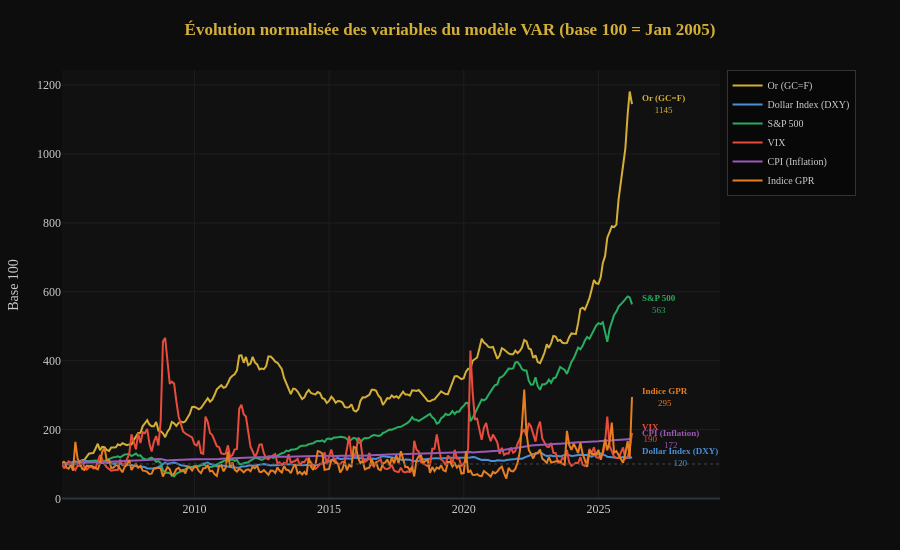

The cell this chart's notebook holds for it:
### Markdown cell above
Ce graphique superpose le prix de l'or (ligne, axe gauche) et l'indice GPR (aire, axe droit) sur la période 2005-présent, avec les principaux chocs annotés. Plusieurs épisodes illustrent la réactivité de l'or aux tensions géopolitiques : la faillite Lehman Brothers (2008) et la crise de la dette européenne (2010) coïncident avec un premier cycle haussier. L'invasion de l'Ukraine (2022) et le conflit Gaza (2023) s'accompagnent d'une reprise marquée, culminant avec un nouvel ATH au-dessus de $2300 en 2024, puis une accélération spectaculaire vers $5000 en fin 2025.

### Code cell
# 3.4 — Évolution normalisée sur un seul graphique (style cluster lines)
plot_normalized_evolution(df)

### Figure 1 — Plotly figure (JSON) as saved in the notebook; plotly's stock layout.template omitted (floating-point values rounded to 4 significant figures; data arrays with more than 128 entries replaced by an {"elided": "..."} marker saying what was removed)
{"data": [{"hovertemplate": "<b>Or (GC=F)</b><br>%{x|%b %Y}<br>%{y:.1f}<extra></extra>", "line": {"color": "#D4AF37", "width": 2}, "mode": "lines", "name": "Or (GC=F)", "type": "scatter", "x": {"elided": "254 str values"}, "y": {"elided": "254 float values"}}, {"hovertemplate": "<b>Dollar Index (DXY)</b><br>%{x|%b %Y}<br>%{y:.1f}<extra></extra>", "line": {"color": "#4A90D9", "width": 2}, "mode": "lines", "name": "Dollar Index (DXY)", "type": "scatter", "x": {"elided": "254 str values"}, "y": {"elided": "254 float values"}}, {"hovertemplate": "<b>S&P 500</b><br>%{x|%b %Y}<br>%{y:.1f}<extra></extra>", "line": {"color": "#27AE60", "width": 2}, "mode": "lines", "name": "S&P 500", "type": "scatter", "x": {"elided": "254 str values"}, "y": {"elided": "254 float values"}}, {"hovertemplate": "<b>VIX</b><br>%{x|%b %Y}<br>%{y:.1f}<extra></extra>", "line": {"color": "#E74C3C", "width": 2}, "mode": "lines", "name": "VIX", "type": "scatter", "x": {"elided": "254 str values"}, "y": {"elided": "254 float values"}}, {"hovertemplate": "<b>CPI (Inflation)</b><br>%{x|%b %Y}<br>%{y:.1f}<extra></extra>", "line": {"color": "#9B59B6", "width": 2}, "mode": "lines", "name": "CPI (Inflation)", "type": "scatter", "x": {"elided": "254 str values"}, "y": {"elided": "254 float values"}}, {"hovertemplate": "<b>Indice GPR</b><br>%{x|%b %Y}<br>%{y:.1f}<extra></extra>", "line": {"color": "#E67E22", "width": 2}, "mode": "lines", "name": "Indice GPR", "type": "scatter", "x": {"elided": "254 str values"}, "y": {"elided": "254 float values"}}], "layout": {"annotations": [{"font": {"color": "#D4AF37", "size": 9}, "showarrow": false, "text": "<b>Or (GC=F)</b><br>1145", "x": "2026-03-31T00:00:00", "xanchor": "left", "xshift": 8, "y": 1145.0}, {"font": {"color": "#4A90D9", "size": 9}, "showarrow": false, "text": "<b>Dollar Index (DXY)</b><br>120", "x": "2026-03-31T00:00:00", "xanchor": "left", "xshift": 8, "y": 119.7}, {"font": {"color": "#27AE60", "size": 9}, "showarrow": false, "text": "<b>S&P 500</b><br>563", "x": "2026-03-31T00:00:00", "xanchor": "left", "xshift": 8, "y": 563.3}, {"font": {"color": "#E74C3C", "size": 9}, "showarrow": false, "text": "<b>VIX</b><br>190", "x": "2026-03-31T00:00:00", "xanchor": "left", "xshift": 8, "y": 190.5}, {"font": {"color": "#9B59B6", "size": 9}, "showarrow": false, "text": "<b>CPI (Inflation)</b><br>172", "x": "2026-03-31T00:00:00", "xanchor": "left", "xshift": 8, "y": 172.4}, {"font": {"color": "#E67E22", "size": 9}, "showarrow": false, "text": "<b>Indice GPR</b><br>295", "x": "2026-03-31T00:00:00", "xanchor": "left", "xshift": 8, "y": 294.7}], "font": {"color": "#CCCCCC", "family": "Georgia"}, "height": 550, "hovermode": "x unified", "legend": {"bgcolor": "rgba(0,0,0,0.4)", "bordercolor": "#333", "borderwidth": 1, "font": {"size": 10}, "orientation": "v", "x": 1.01, "y": 1}, "margin": {"b": 50, "l": 60, "r": 180, "t": 70}, "paper_bgcolor": "#0D0D0D", "plot_bgcolor": "#111111", "shapes": [{"line": {"color": "#444444", "dash": "dot", "width": 1}, "type": "line", "x0": 0, "x1": 1, "xref": "x domain", "y0": 100, "y1": 100, "yref": "y"}], "title": {"font": {"color": "#D4AF37", "size": 17}, "text": "<b>Évolution normalisée des variables du modèle VAR (base 100 = Jan 2005)</b>", "x": 0.5}, "xaxis": {"gridcolor": "#1E1E1E", "tickformat": "%Y"}, "yaxis": {"gridcolor": "#1E1E1E", "title": {"text": "Base 100"}}}}
